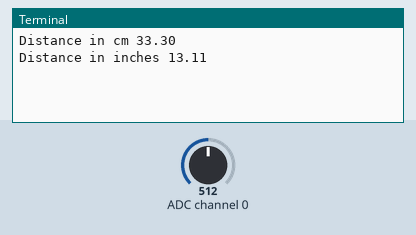
Simulated run of this program. Board: Raspberry Pi (BCM pin numbers). Shown: the last lines printed to the terminal. Inputs (shaded band) come from the test bench; at power-on: ADC channel 0 = 512 (analog values on the 0–1023 scale).

Above: at 1.2 s.
1.3 s: ADC channel 0 set to 716
At 5.9 s:
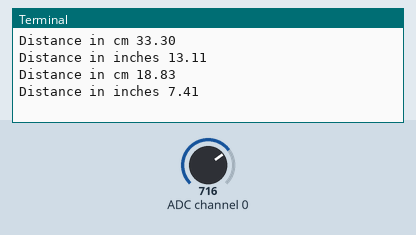
7.3 s: ADC channel 0 set to 900
At 10.9 s:
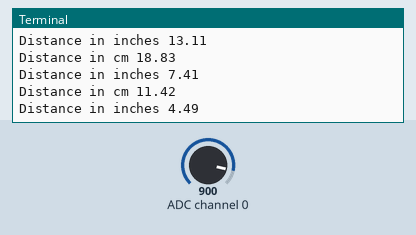
Timing chart, 0 to 12.4 s (numbered marks = the images above; inputs shaded):
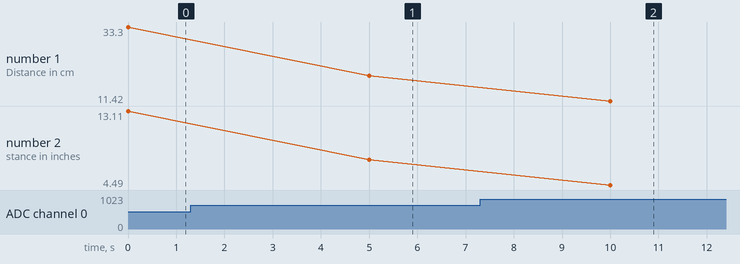

The program:

distance.py
```python
import time
import Adafruit_GPIO.SPI as SPI
import Adafruit_MCP3008

# define the pins on the MCP3008 we will be using, and mapping them to the pi
# the var is the name of the chip pin/function and the number is the Pi GPIO
CLK = 11
DIN = 10
DOUT = 9
CS = 8

# define the time to wait between taking another reading, in seconds
delay = 5

# setup the chip
mcp = Adafruit_MCP3008.MCP3008(clk=CLK, cs=CS, miso=DIN, mosi=DOUT)

try:
    while True:
        v = (mcp.read_adc(0) / 1023.0) * 3.3
        # math to convert the reading into an actual distance
        dist = 16.2537 * v**4 - 129.893 * v**3 + 382.268 * v**2 - 512.611 * v + 301.439
        print("Distance in cm {:.2f}".format(dist))
        dist_inch = dist / 2.54
        print("Distance in inches {:.2f}".format(dist_inch))
        time.sleep(delay)
except KeyboardInterrupt:
    print("Exiting program")
```

Measured:
- after the input at 1.3 s, the terminal: prints a new line after 3.7 s (image 1)
- after the input at 7.3 s, the terminal: prints a new line after 2.7 s (image 2)
- plotted number 1: 33.3 → 18.83 after the input at 1.3 s, 18.83 → 11.42 after the input at 7.3 s
- plotted number 2: 13.11 → 7.41 after the input at 1.3 s, 7.41 → 4.49 after the input at 7.3 s
